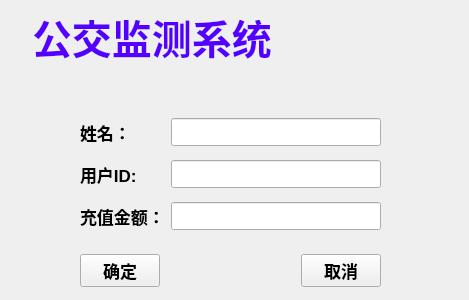
<?xml version="1.0" encoding="UTF-8"?>
<ui version="4.0">
 <class>Money</class>
 <widget class="QWidget" name="Money">
  <property name="geometry">
   <rect>
    <x>0</x>
    <y>0</y>
    <width>469</width>
    <height>300</height>
   </rect>
  </property>
  <property name="font">
   <font>
    <pointsize>13</pointsize>
    <weight>75</weight>
    <bold>true</bold>
   </font>
  </property>
  <property name="windowTitle">
   <string>Form</string>
  </property>
  <widget class="QLineEdit" name="TitleEdit">
   <property name="geometry">
    <rect>
     <x>30</x>
     <y>20</y>
     <width>541</width>
     <height>51</height>
    </rect>
   </property>
   <property name="font">
    <font>
     <pointsize>30</pointsize>
     <weight>75</weight>
     <bold>true</bold>
    </font>
   </property>
   <property name="styleSheet">
    <string notr="true">background-color:transparent;
border-style:transparent;
color: rgb(85, 0, 255);</string>
   </property>
   <property name="text">
    <string>公交监测系统</string>
   </property>
  </widget>
  <widget class="QWidget" name="">
   <property name="geometry">
    <rect>
     <x>80</x>
     <y>250</y>
     <width>301</width>
     <height>41</height>
    </rect>
   </property>
   <layout class="QHBoxLayout" name="horizontalLayout">
    <item>
     <widget class="QPushButton" name="myesBtn">
      <property name="text">
       <string>确定</string>
      </property>
     </widget>
    </item>
    <item>
     <spacer name="horizontalSpacer">
      <property name="orientation">
       <enum>Qt::Horizontal</enum>
      </property>
      <property name="sizeHint" stdset="0">
       <size>
        <width>40</width>
        <height>20</height>
       </size>
      </property>
     </spacer>
    </item>
    <item>
     <widget class="QPushButton" name="mnoBtn">
      <property name="text">
       <string>取消</string>
      </property>
     </widget>
    </item>
   </layout>
  </widget>
  <widget class="QWidget" name="">
   <property name="geometry">
    <rect>
     <x>80</x>
     <y>110</y>
     <width>301</width>
     <height>131</height>
    </rect>
   </property>
   <layout class="QGridLayout" name="gridLayout">
    <item row="0" column="0">
     <widget class="QLabel" name="label">
      <property name="text">
       <string>姓名：</string>
      </property>
     </widget>
    </item>
    <item row="0" column="1">
     <widget class="QLineEdit" name="mnameEdit"/>
    </item>
    <item row="1" column="0">
     <widget class="QLabel" name="label_3">
      <property name="text">
       <string>用户ID:</string>
      </property>
     </widget>
    </item>
    <item row="1" column="1">
     <widget class="QLineEdit" name="mIDEdit"/>
    </item>
    <item row="2" column="0">
     <widget class="QLabel" name="label_2">
      <property name="text">
       <string>充值金额：</string>
      </property>
     </widget>
    </item>
    <item row="2" column="1">
     <widget class="QLineEdit" name="mmoneyEdit"/>
    </item>
   </layout>
  </widget>
 </widget>
 <resources/>
 <connections/>
</ui>
